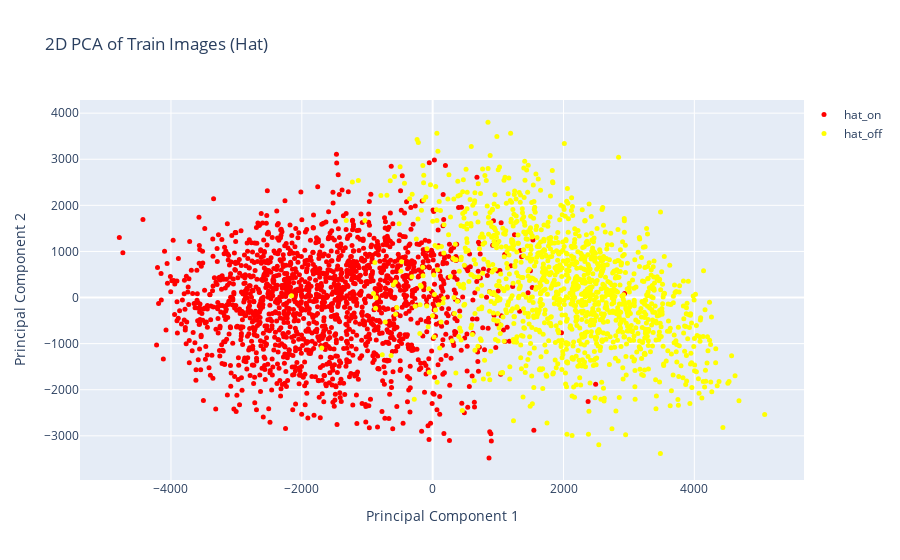
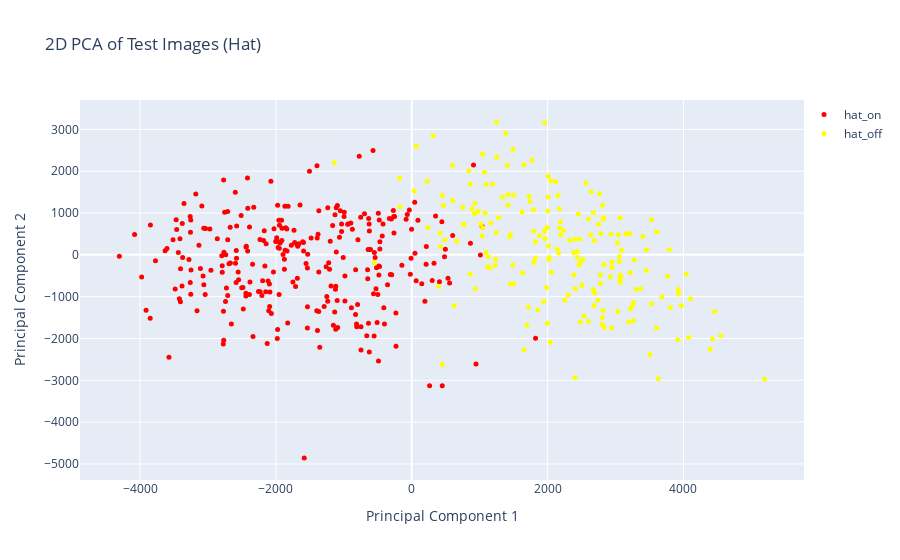
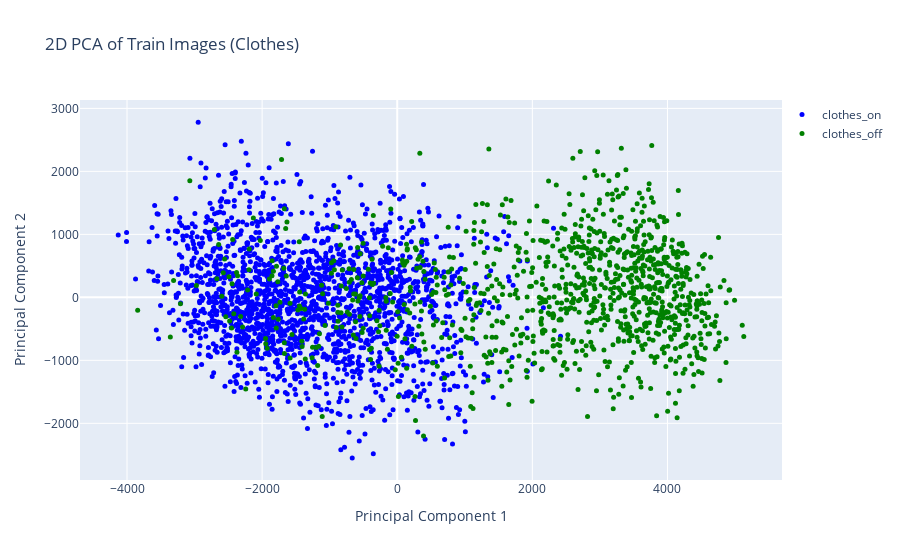
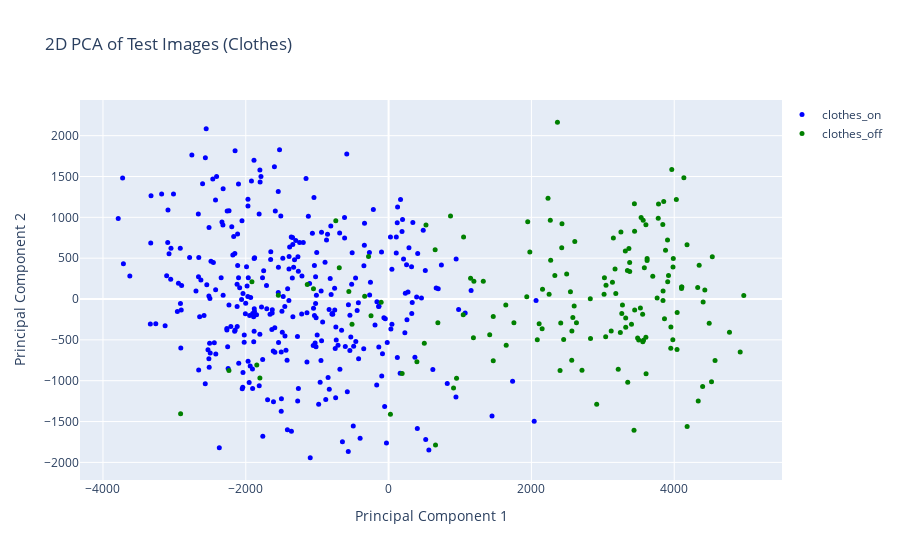

The notebook cell these images were saved under, in order:
### Code cell
for (label1, label2), pair_name in zip(label_pairs, pair_names):
    # Load and filter images
    train_images, train_labels, train_filenames = load_images_from_folder(train_path, label_filter=[label1, label2])
    test_images, test_labels, test_filenames = load_images_from_folder(test_path, label_filter=[label1, label2])

    # Perform PCA for 2D
    pca_2d = PCA(n_components=2)
    train_pca_2d = pca_2d.fit_transform(train_images)
    test_pca_2d = pca_2d.transform(test_images)

    # Create DataFrames for Plotly
    train_df_2d = pd.DataFrame(train_pca_2d, columns=['PC1', 'PC2'])
    train_df_2d['label'] = train_labels
    train_df_2d['filename'] = train_filenames
    train_df_2d['info'] = train_df_2d.apply(
        lambda row: f"Filename: {row['filename']}<br>PC1: {row['PC1']:.2f}<br>PC2: {row['PC2']:.2f}",
        axis=1
    )

    test_df_2d = pd.DataFrame(test_pca_2d, columns=['PC1', 'PC2'])
    test_df_2d['label'] = test_labels
    test_df_2d['filename'] = test_filenames
    test_df_2d['info'] = test_df_2d.apply(
        lambda row: f"Filename: {row['filename']}<br>PC1: {row['PC1']:.2f}<br>PC2: {row['PC2']:.2f}",
        axis=1
    )

    # Create and show plots
    fig_train_2d = create_pca_plot_2d(train_df_2d, f'2D PCA of Train Images ({pair_name})')
    fig_test_2d = create_pca_plot_2d(test_df_2d, f'2D PCA of Test Images ({pair_name})')

    fig_train_2d.show()
    fig_test_2d.show()

### Figure 1 — Plotly figure (JSON) as saved in the notebook; plotly's stock layout.template omitted (floating-point values rounded to 4 significant figures; data arrays with more than 128 entries replaced by an {"elided": "..."} marker saying what was removed)
{"data": [{"hoverinfo": "text", "marker": {"color": "red", "size": 5}, "mode": "markers", "name": "hat_on", "text": {"elided": "1733 str values"}, "type": "scatter", "x": {"elided": "1733 float values"}, "y": {"elided": "1733 float values"}}, {"hoverinfo": "text", "marker": {"color": "yellow", "size": 5}, "mode": "markers", "name": "hat_off", "text": {"elided": "1324 str values"}, "type": "scatter", "x": {"elided": "1324 float values"}, "y": {"elided": "1324 float values"}}], "layout": {"coloraxis": {"showscale": false}, "legend": {"bgcolor": "rgba(0,0,0,0)", "bordercolor": "rgba(0,0,0,0)", "traceorder": "normal", "x": 1, "y": 1}, "showlegend": true, "title": {"text": "2D PCA of Train Images (Hat)"}, "xaxis": {"title": {"text": "Principal Component 1"}}, "yaxis": {"title": {"text": "Principal Component 2"}}}}

### Figure 2 — Plotly figure (JSON) as saved in the notebook; plotly's stock layout.template omitted (floating-point values rounded to 4 significant figures; data arrays with more than 128 entries replaced by an {"elided": "..."} marker saying what was removed)
{"data": [{"hoverinfo": "text", "marker": {"color": "red", "size": 5}, "mode": "markers", "name": "hat_on", "text": {"elided": "285 str values"}, "type": "scatter", "x": {"elided": "285 float values"}, "y": {"elided": "285 float values"}}, {"hoverinfo": "text", "marker": {"color": "yellow", "size": 5}, "mode": "markers", "name": "hat_off", "text": {"elided": "197 str values"}, "type": "scatter", "x": {"elided": "197 float values"}, "y": {"elided": "197 float values"}}], "layout": {"coloraxis": {"showscale": false}, "legend": {"bgcolor": "rgba(0,0,0,0)", "bordercolor": "rgba(0,0,0,0)", "traceorder": "normal", "x": 1, "y": 1}, "showlegend": true, "title": {"text": "2D PCA of Test Images (Hat)"}, "xaxis": {"title": {"text": "Principal Component 1"}}, "yaxis": {"title": {"text": "Principal Component 2"}}}}

### Figure 3 — Plotly figure (JSON) as saved in the notebook; plotly's stock layout.template omitted (floating-point values rounded to 4 significant figures; data arrays with more than 128 entries replaced by an {"elided": "..."} marker saying what was removed)
{"data": [{"hoverinfo": "text", "marker": {"color": "blue", "size": 5}, "mode": "markers", "name": "clothes_on", "text": {"elided": "1932 str values"}, "type": "scatter", "x": {"elided": "1932 float values"}, "y": {"elided": "1932 float values"}}, {"hoverinfo": "text", "marker": {"color": "green", "size": 5}, "mode": "markers", "name": "clothes_off", "text": {"elided": "1046 str values"}, "type": "scatter", "x": {"elided": "1046 float values"}, "y": {"elided": "1046 float values"}}], "layout": {"coloraxis": {"showscale": false}, "legend": {"bgcolor": "rgba(0,0,0,0)", "bordercolor": "rgba(0,0,0,0)", "traceorder": "normal", "x": 1, "y": 1}, "showlegend": true, "title": {"text": "2D PCA of Train Images (Clothes)"}, "xaxis": {"title": {"text": "Principal Component 1"}}, "yaxis": {"title": {"text": "Principal Component 2"}}}}

### Figure 4 — Plotly figure (JSON) as saved in the notebook; plotly's stock layout.template omitted (floating-point values rounded to 4 significant figures; data arrays with more than 128 entries replaced by an {"elided": "..."} marker saying what was removed)
{"data": [{"hoverinfo": "text", "marker": {"color": "blue", "size": 5}, "mode": "markers", "name": "clothes_on", "text": {"elided": "326 str values"}, "type": "scatter", "x": {"elided": "326 float values"}, "y": {"elided": "326 float values"}}, {"hoverinfo": "text", "marker": {"color": "green", "size": 5}, "mode": "markers", "name": "clothes_off", "text": {"elided": "151 str values"}, "type": "scatter", "x": {"elided": "151 float values"}, "y": {"elided": "151 float values"}}], "layout": {"coloraxis": {"showscale": false}, "legend": {"bgcolor": "rgba(0,0,0,0)", "bordercolor": "rgba(0,0,0,0)", "traceorder": "normal", "x": 1, "y": 1}, "showlegend": true, "title": {"text": "2D PCA of Test Images (Clothes)"}, "xaxis": {"title": {"text": "Principal Component 1"}}, "yaxis": {"title": {"text": "Principal Component 2"}}}}
